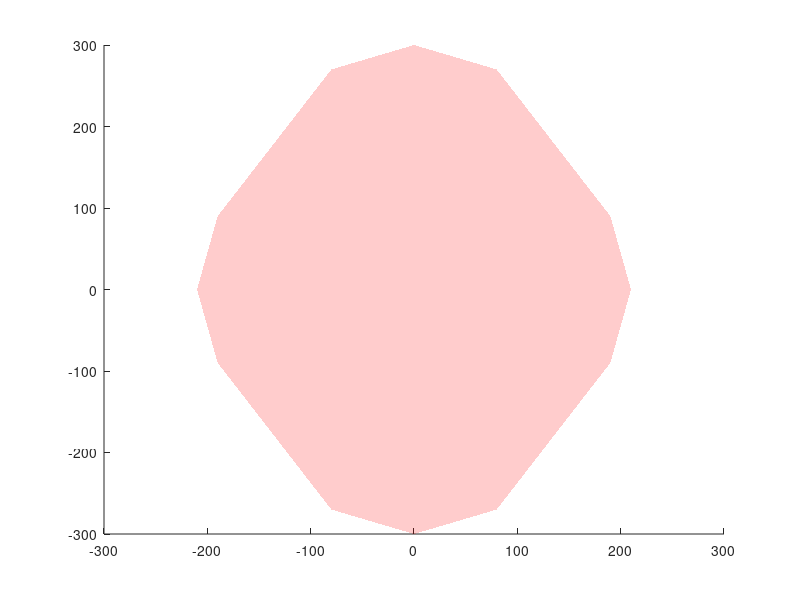

This figure's MATLAB source:
%% AURORA volume
xmax = 210;
ymax = 300;
stepx1 = 80;
stepx2 = 190;
stepy1 = 90;
stepy2 = 270;
height1 = -120;
height2 = -561;
height3 = -519;
height4 = -556;
height5 = -533;

auroraVolumeVertices = [
    -xmax, -ymax,height1; %1%lower plane
    -xmax, ymax, height1;
    xmax, -ymax, height1;
    xmax, ymax, height1;
    
    0,-ymax, height1; %5 points on axis
    0,ymax,height1;
    -xmax,0,height1;
    xmax,0,height1;
    
    -stepx1, -stepy2, height1; %9
    stepx1, -stepy2, height1;
    -stepx1, stepy2, height1;
    stepx1, stepy2, height1;
    
    -stepx2, stepy1, height1; %13
    stepx2, stepy1, height1;
    -stepx2, -stepy1, height1;
    stepx2, -stepy1, height1;
    
    0,-ymax, height3; %17 points on axis
    0,ymax,height3;
    -xmax,0,height2;
    xmax,0,height2;
    
    -stepx1, -stepy2, height5; %21
    stepx1, -stepy2, height5;
    -stepx1, stepy2, height5;
    stepx1, stepy2, height5;
    
    -stepx2, stepy1, height4; %25
    stepx2, stepy1, height4;
    -stepx2, -stepy1, height4;
    stepx2, -stepy1, height4;
    
    0,0,height1; %29
    0,0,height2; 
    
    -xmax, -ymax,height2; % %upper plane
    -xmax, ymax, height2;
    xmax, -ymax, height2;
    xmax, ymax, height2;

    ];
auroraVolumeFaces = [    
    8, 14,12, 6,11,13, 7;%lower face
    7, 15, 9, 5,10,16, 8; 
    
    20,26,24,18,23,25,19;%upper face
    19,27,21,17,22,28,20;
    
    %1,2,6,5;
    %3,4,8,7;
    %5,6,8,7;
    ];

auroraVolumeFacesSides = [
    8,14,26,20;
    14,12,24,26;
    12,6,18,24;
    6,11,23,18;
    11,13,25,23;
    13,7,19,25;
    7,15,27,19;
    15,9,21,27;
    9,5,17,21;
    5,10,22,17;
    10,16,28,22;
    16,8,20,28;
 
]
patch('Vertices', auroraVolumeVertices,'Faces',auroraVolumeFaces, 'FaceColor','r', 'FaceAlpha',.2, 'EdgeColor', 'none' );
patch('Vertices', auroraVolumeVertices,'Faces',auroraVolumeFacesSides, 'FaceColor','r', 'FaceAlpha',.2, 'EdgeColor', 'none' );

